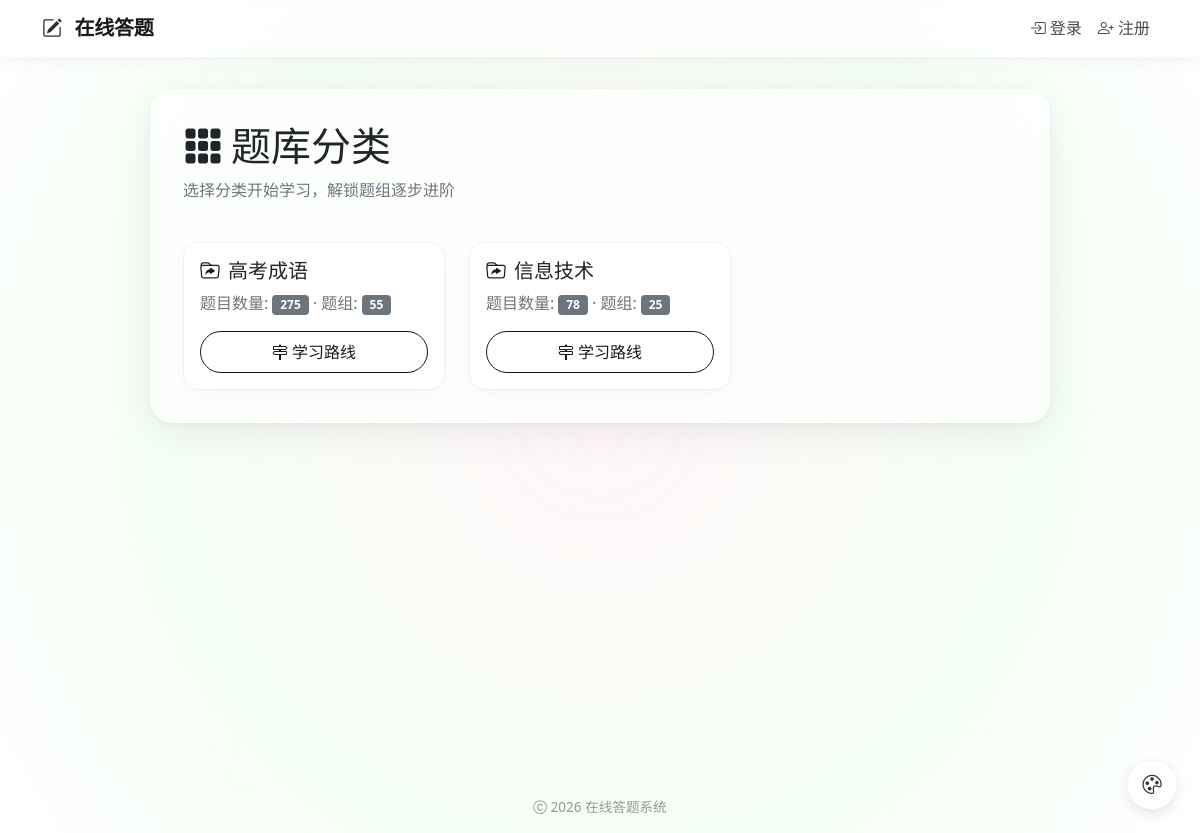
The page / on the database its author committed.
### models.py (models this page shows)
class Category(db.Model):
    id = db.Column(db.Integer, primary_key=True)
    name = db.Column(db.String(100), nullable=False)
    parent_id = db.Column(db.Integer, db.ForeignKey('category.id'), nullable=True)
    sort_order = db.Column(db.Integer, default=0)
    created_at = db.Column(db.DateTime, default=datetime.utcnow)
    parent = db.relationship('Category', remote_side=[id], backref='children')
    questions = db.relationship('Question', backref='category', lazy='dynamic')
    groups = db.relationship('Group', backref='category', lazy='dynamic')
    quiz_records = db.relationship('QuizRecord', backref='category', lazy='dynamic')

### routes/quiz.py (the view, shortened to what this page needs)
@quiz_bp.route('/')
def index():
    categories = Category.query.all()
    category_progress = {}
    return render_template('index.html', categories=categories, category_progress=category_progress)

### templates/index.html (shortened to what this page needs)
{% extends "base.html" %}
{% block content %}
<div class="row mb-4">
    <div class="col-12">
        <h2 class="display-6"><i class="bi bi-grid-3x3-gap-fill me-2"></i>题库分类</h2>
        <p class="text-muted">选择分类开始学习，解锁题组逐步进阶</p>
    </div>
</div>
<div class="row g-4">
    {% for cat in categories %}
    <div class="col-md-4">
        <div class="card h-100">
            <div class="card-body d-flex flex-column">
                <h5 class="card-title">
                    <i class="bi bi-folder-symlink me-2" style="color: #1a1a1a;"></i>{{ cat.name }}
                </h5>
                <p class="card-text text-muted">
                    题目数量: <span class="badge bg-secondary">{{ cat.questions|list|length }}</span>
                    {% if cat.groups %}
                    · 题组: <span class="badge bg-secondary">{{ cat.groups|list|length }}</span>
                    {% endif %}
                </p>
                <div class="mt-auto d-flex gap-2 flex-wrap">
                    {% if cat.groups %}
                    <a href="{{ url_for('quiz.roadmap', category_id=cat.id) }}" class="btn btn-primary flex-grow-1">
                        <i class="bi bi-signpost-2"></i> 学习路线
                    </a>
                    {% else %}
                    <a href="{{ url_for('quiz.start_quiz', category_id=cat.id) }}" class="btn btn-primary flex-grow-1">
                        <i class="bi bi-shuffle"></i> 随机答题
                    </a>
                    {% endif %}
                </div>
            </div>
        </div>
    </div>
    {% else %}
    <div class="col-12">
        <div class="alert alert-info text-center">
            <i class="bi bi-inbox"></i> 暂无分类，请管理员添加。
        </div>
    </div>
    {% endfor %}
</div>
{% endblock %}

### templates/base.html (style rules this page uses)
:root { --x-pos: 50; --y-pos: 50; }
* { box-sizing: border-box; }
html, body { margin: 0; padding: 0; min-height: 100vh; font-family: 'Segoe UI', system-ui, -apple-system, sans-serif; overflow-x: hidden; }
.central-card .card { border: 1px solid rgba(0,0,0,0.06); border-radius: 1rem; box-shadow: 0 4px 16px rgba(0, 0, 0, 0.03); transition: transform 0.3s, box-shadow 0.3s; background: rgba(255, 255, 255, 0.6); backdrop-filter: blur(6px); -webkit-backdrop-filter: blur(6px); }
.btn { border-radius: 2rem; padding: 0.5rem 1.5rem; font-weight: 500; transition: all 0.25s; background: transparent; border: 1.5px solid #1a1a1a; color: #1a1a1a; }
.btn-primary, .btn-success, .btn-outline-secondary { background: transparent; border: 1.5px solid #1a1a1a; color: #1a1a1a; }

### rows shown on the page
Category: name "高考成语", questions|list "275", groups|list "55"
Category: name "信息技术", questions|list "78", groups|list "25"
